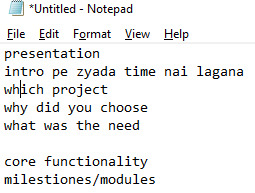
#> input picture images/index.jpg, 255 x 193 px
$ jupyter execute --allow-errors ocr.ipynb
#> lines starting #> are read from the running program, lines starting #| are printed output that depends on the picture; after the words box and inside, x2 and y2 are one past the last pixel; in counts of white or black regions, pixels touching at a corner belong together
#> further down, img is the input picture: shape (193, 255, 3); mean B, G, R 238.4, 238.7, 238.4
# Importing Libraries

[cell 1]
import cv2
import pytesseract
pytesseract.pytesseract.tesseract_cmd=r'C:\Program Files\Tesseract-OCR\tesseract.exe'

# Image Preprocessing

[cell 2]
# preprocessing
# gray scale
def gray(img):

    img = cv2.cvtColor(img, cv2.COLOR_BGR2GRAY)
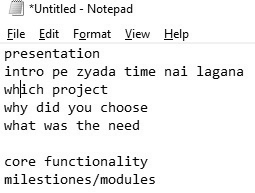
#> img: shape (193, 255); min 0, max 255, mean 238.6
    cv2.imwrite(r"./preprocess/img_gray.png",img)
    return img

# blur
def blur(img) :
    img_blur = cv2.GaussianBlur(img,(5,5),0)
    cv2.imwrite(r"./preprocess/img_blur.png",img)
    return img_blur

# threshold
def threshold(img):
    #pixels with value below 100 are turned black (0) and those with higher value are turned white (255)
    img = cv2.threshold(img, 100, 255, cv2.THRESH_OTSU | cv2.THRESH_BINARY)[1]
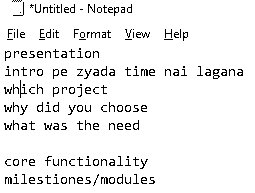
#> img: shape (193, 255); 93.8% white; black in thin lines or dots
    cv2.imwrite(r"./preprocess/img_threshold.png",img)
    return img

[cell 3]
img = cv2.imread("images/index.jpg")
img = gray(img)
#img = blur(img) # do not applly on index.jpg
img = threshold(img)

$ run again, with images/1.png saved as images/index.jpg
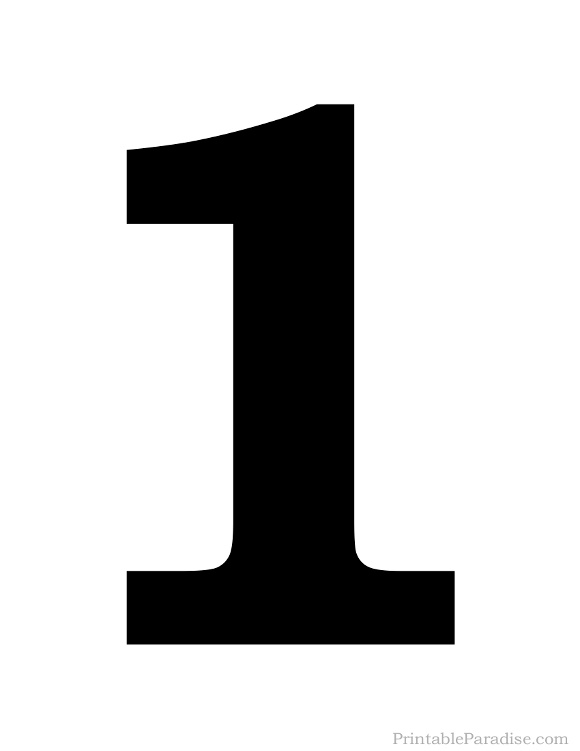
#> input picture images/1.png, 580 x 751 px
#> img is the input picture: shape (751, 580, 3); min 0, max 255, mean 203.2
#> in threshold, `img = cv2.threshold(img, 100, 255, cv2.THRESH_OTSU | cv2.THRESH_BINARY..`:
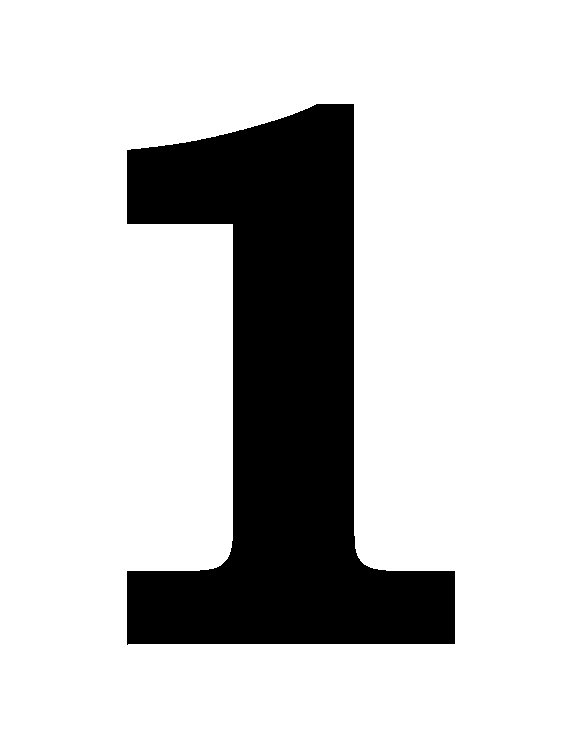
#> img: shape (751, 580); 79.8% white; 1 black region, box (x1, y1, x2, y2) and area: (127, 104, 455, 645) 88181
